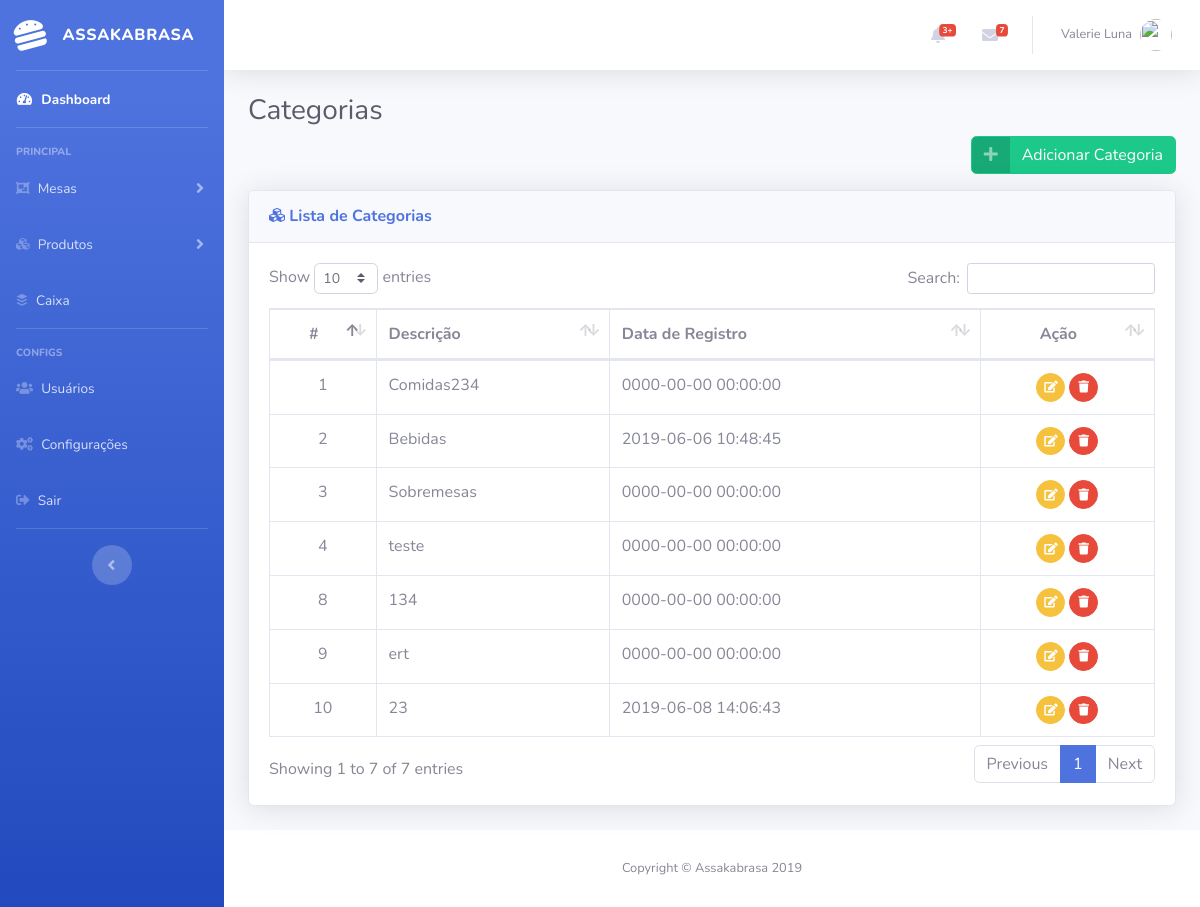
Screenshot of /produtos/categorias/ (signed in) with the database file from the repository.
### tables this page shows
CREATE TABLE `tb_categorias` (
  `id` int(11) NOT NULL,
  `descricao` varchar(255) NOT NULL,
  `data_registro` datetime NOT NULL
);

### app/controllers/Produtos.php (called while the page is built, shortened)
<?php
	class Produtos extends Controller {
		public function __construct(){
			$this->produtoModel = $this->model('Produto');
		}
		public function categorias(){
			$categorias = $this->produtoModel->getCategorias();
			$data = [
				'categorias' => $categorias,
			];
			$this->view('/produtos/categorias/index', $data);
		}
	}
?>

### app/libraries/Core.php (called while the page is built, shortened)
<?php
	class Core{
		protected $currentMethod = 'index';
		public function __construct(){
			$url = $this->getUrl();
			if (file_exists("../app/controllers/" . ucwords($url[0]) . ".php")) {
				unset($url[0]);
			}
			$this->currentController = new $this->currentController();
			if (isset($url[1])) {
				if (method_exists($this->currentController, $url[1])) {
					$this->currentMethod = $url[1];
					unset($url[1]);
				}
			}
			$this->params = $url ? array_values($url) : [];
			call_user_func_array([$this->currentController, $this->currentMethod], $this->params);
		}
		public function getUrl(){
			if (isset($_GET['url'])) {
				$url = rtrim($_GET['url'], "/");
				$url = filter_var($url, FILTER_SANITIZE_URL);
				$url = explode("/", $url);
				return $url;
			}
		}
	}
?>

### public/index.php (called while the page is built, shortened)
<?php
	$init = new Core;
?>

### app/libraries/Database.php (called while the page is built, shortened)
<?php
	class Database {
		private $host = DB_HOST;
		private $user = DB_USER;
		private $pass = DB_PASS;
		private $dbname = DB_NAME;
		private $dbh;
		private $stmt;
		public function __construct() {
			$dsn = 'mysql:host=' . $this->host . ';dbname=' . $this->dbname;
			$options = array(
				PDO::ATTR_PERSISTENT => true,
				PDO::ATTR_ERRMODE => PDO::ERRMODE_EXCEPTION
			);
			try{
				$this->dbh = new PDO($dsn, $this->user, $this->pass, $options);
			} catch(PDOException $e){
				$this->error = $e->getMessage();
				echo $this->error;
			}
		}
			public function query($sql) {
				$this->stmt = $this->dbh->prepare($sql);
			}
			public function execute() {
				return $this->stmt->execute();
			}
			public function resultSet() {
				$this->execute();
				return $this->stmt->fetchAll(PDO::FETCH_OBJ);
			}
	}
?>

### app/models/Produto.php (called while the page is built, shortened)
<?php
	class Produto {
		private $db;
		public function __construct() {
			$this->db = new Database;
		}
		public function getCategorias(){
			$this->db->query("SELECT * FROM tb_categorias");
			if ($this->db->execute()) {
				return $this->db->resultSet();
			}
		}
	}
?>

### app/views/produtos/categorias/index.php (the view, shortened to what this page needs)
<?php require_once APPROOT . '/views/inc/header.php'; ?>
<div class="row">
	<div class="col-lg-12">
		<h1 class="h3 mb-2 text-gray-800">Categorias</h1>
		<div class="row">
			<div class="col-12 text-right">
				<a href="#adicionar_Categoria" data-toggle="modal" class="btn btn-success btn-icon-split">
					<span class="icon text-white-50">
						<i class="fas fa-plus"></i>
					</span>
					<span class="text">Adicionar Categoria</span>
				</a>
			</div>
		</div>
		<div class="card shadow mb-4 mt-3">
			<div class="card-header py-3">
				<h6 class="m-0 font-weight-bold text-primary"><i class="fas fa-cubes"></i> Lista de Categorias</h6>
			</div>
			<div class="card-body">
				<div class="table-responsive">
					<table class="table table-bordered" id="dataTable" width="100%" cellspacing="0">
						<thead>
							<tr>
								<th class="text-center">#</th>
								<th>Descrição</th>
								<th>Data de Registro</th>
								<th class="text-center">Ação</th>
							</tr>
						</thead>
						<tbody>
							<?php foreach ($data['categorias'] as $key => $value): ?>
								<tr>
									<td class="text-center"><?php echo $value->id ?></td>
									<td><?php echo $value->descricao ?></td>
									<td><?php echo $value->data_registro ?></td>
									<td class="text-center">
										<a class="btn btn-warning btn-circle btn-sm" href="<?php echo URLROOT ?>/produtos/alterCategoria/<?php echo $value->id ?>" id="<?php echo $value->id ?>" data-toggle="modal" data-placement="top" data-target="#modal_editar" title="Editar Categoria">
											<i class="fas fa-edit"></i>
										</a>
										<a class="btn btn-danger btn-circle btn-sm" href="<?php echo URLROOT ?>/produtos/deleteCategoria/<?php echo $value->id ?>" data-toggle="modal" data-placement="top" data-target="#modal_excluir" title="Excluir Categoria" text="Deseja Realmente excluir esta Categoria ?">
											<i class="fas fa-trash"></i>
										</a>
									</td>
								</tr>
							<?php endforeach ?>
						</tbody>
					</table>
				</div>
			</div>
		</div>
	</div>
</div>
<?php require_once APPROOT . '/views/inc/footer.php'; ?>

### rows the page displays
tb_categorias: id "1", descricao "Comidas234", data_registro "0000-00-00 00:00:00"
tb_categorias: id "2", descricao "Bebidas", data_registro "2019-06-06 10:48:45"
tb_categorias: id "3", descricao "Sobremesas", data_registro "0000-00-00 00:00:00"
tb_categorias: id "4", descricao "teste", data_registro "0000-00-00 00:00:00"
tb_categorias: id "8", descricao "134", data_registro "0000-00-00 00:00:00"
tb_categorias: id "9", descricao "ert", data_registro "0000-00-00 00:00:00"
tb_categorias: id "10", descricao "23", data_registro "2019-06-08 14:06:43"
